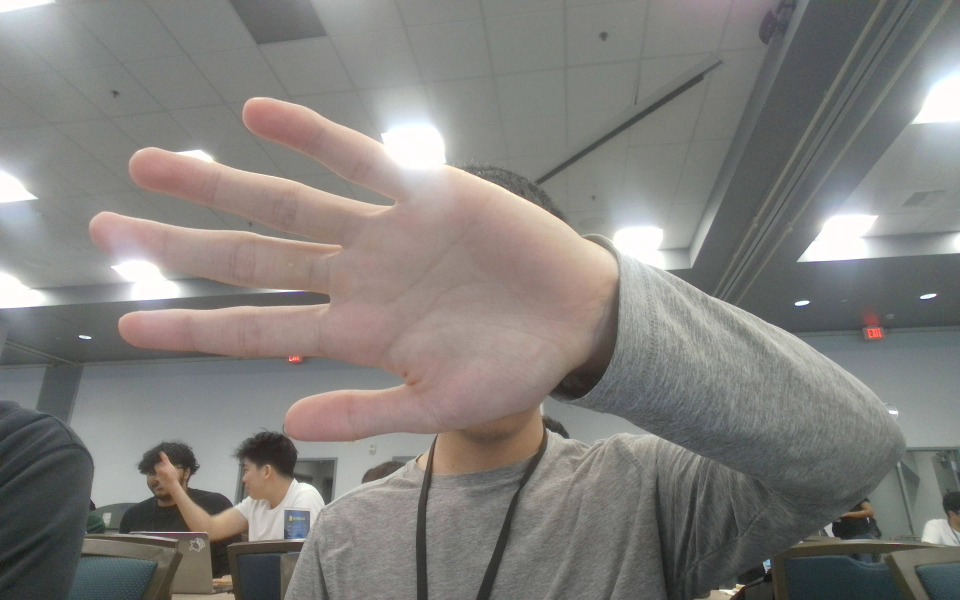
#> input picture ml/IMG_1772308005.jpg, 2880 x 1800 px (shown at 1/3 size)
$ jupyter execute --allow-errors what-is-tflite.ipynb
#> lines starting #> are read from the running program, lines starting #| are printed output that depends on the picture
[cell 1]
from ai_edge_litert.interpreter import Interpreter
#> (the rest of this cell did not finish here and is left out)

#> (a cell that did not finish here is left out)

[cell 3]
import numpy as np

import anchorlib

def sigmoid(x):
    return 1.0 / (1.0 + np.exp(-x))


# [62 lines left out: function decode_best_palm_detection, not called in this run]

[cell 4]
import cv2
import numpy as np

# [58 lines left out: function draw_palm_detection, not called in this run]

[cell 5]
import numpy as np

def detect(image):
    from PIL import Image

    image_np = np.array(image, dtype=np.uint8)
    input_data = image_np.astype(np.float32) / 255.0

    input_data = np.expand_dims(input_data, axis=0)
    interpreter_detect.set_tensor(input_details_detect[0]['index'], input_data)
    interpreter_detect.invoke()

    output_0 = interpreter_detect.get_tensor(output_details_detect[0]['index'])
    output_1 = interpreter_detect.get_tensor(output_details_detect[1]['index'])

    best_conf, box, keypoints = decode_best_palm_detection(output_0, output_1)
    return best_conf, box, keypoints

def detect_display(path):
#> called with path = 'IMG_1772308005.jpg'
    from PIL import Image

    image = Image.open(path).resize((192, 192))
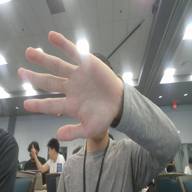
#> image: PIL image 192x192 RGB; mean R, G, B 130, 127.5, 124
    best_conf, box, keypoints = detect(image)

    vis = draw_palm_detection(np.array(image, dtype=np.uint8), box, keypoints, float(best_conf))
    from IPython.display import display
    from PIL import Image

    vis_rgb = cv2.cvtColor(vis, cv2.COLOR_BGR2RGB)
    display(Image.fromarray(vis))

#> (a cell that did not finish here is left out)

#> (a cell that did not finish here is left out)

#> (a cell that did not finish here is left out)

#> (a cell that did not finish here is left out)

[cell 10]
import numpy as np
import cv2

# ── Landmark connections (finger skeletons) ──────────────────────────────────
HAND_CONNECTIONS = [
    # Thumb
    (0, 1), (1, 2), (2, 3), (3, 4),
    # Index
    (0, 5), (5, 6), (6, 7), (7, 8),
    # Middle
    (0, 9), (9, 10), (10, 11), (11, 12),
    # Ring
    (0, 13), (13, 14), (14, 15), (15, 16),
    # Pinky
    (0, 17), (17, 18), (18, 19), (19, 20),
    # Palm
    (5, 9), (9, 13), (13, 17),
]

LANDMARK_NAMES = [
    "WRIST",
    "THUMB_CMC", "THUMB_MCP", "THUMB_IP", "THUMB_TIP",
    "INDEX_MCP", "INDEX_PIP", "INDEX_DIP", "INDEX_TIP",
    "MIDDLE_MCP", "MIDDLE_PIP", "MIDDLE_DIP", "MIDDLE_TIP",
    "RING_MCP", "RING_PIP", "RING_DIP", "RING_TIP",
    "PINKY_MCP", "PINKY_PIP", "PINKY_DIP", "PINKY_TIP",
]


# [48 lines left out: functions parse_landmarks, draw_landmarks, not called in this run]

[cell 11]
def landmark(image):
    from PIL import Image
    import numpy as np
    image_np = np.array(image, dtype=np.uint8)
    input_data = image_np.astype(np.float32) / 255.0

    input_data = np.expand_dims(input_data, axis=0)
    interpreter_landmark.set_tensor(input_details_landmark[0]['index'], input_data)
    interpreter_landmark.invoke()

    landmarks = interpreter_landmark.get_tensor(output_details_landmark[0]['index'])[0]
    hand_prescence = interpreter_landmark.get_tensor(output_details_landmark[1]['index'])
    handedness = interpreter_landmark.get_tensor(output_details_landmark[2]['index'])
    world_landmarks = interpreter_landmark.get_tensor(output_details_landmark[3]['index'])

    vis = draw_landmarks(image_np, parse_landmarks(landmarks), True)
    display(Image.fromarray(vis))

def landmark_display(path):
#> called with path = 'IMG_1772308005.jpg'
    from PIL import Image

    image = Image.open(path).resize((224, 224))
#> image: PIL image 224x224 RGB
    _ = landmark(image)
